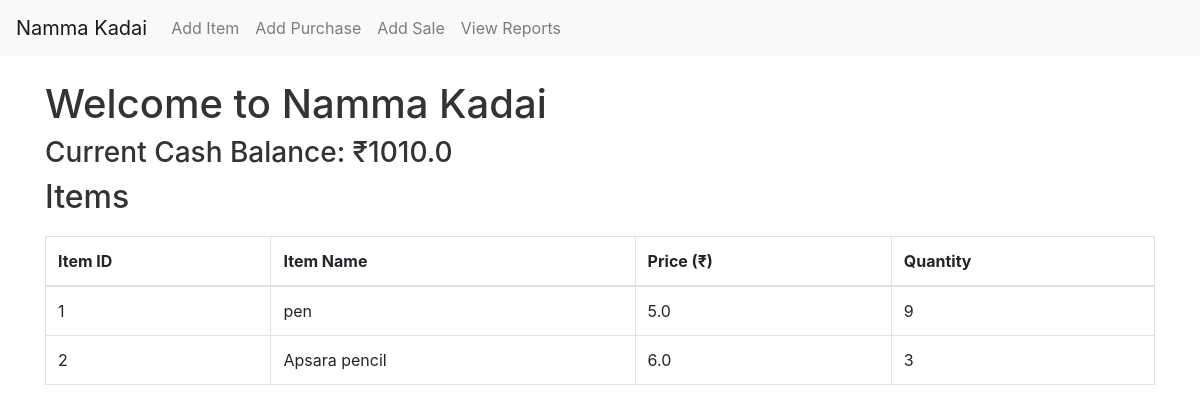
Before: / with the older database file.
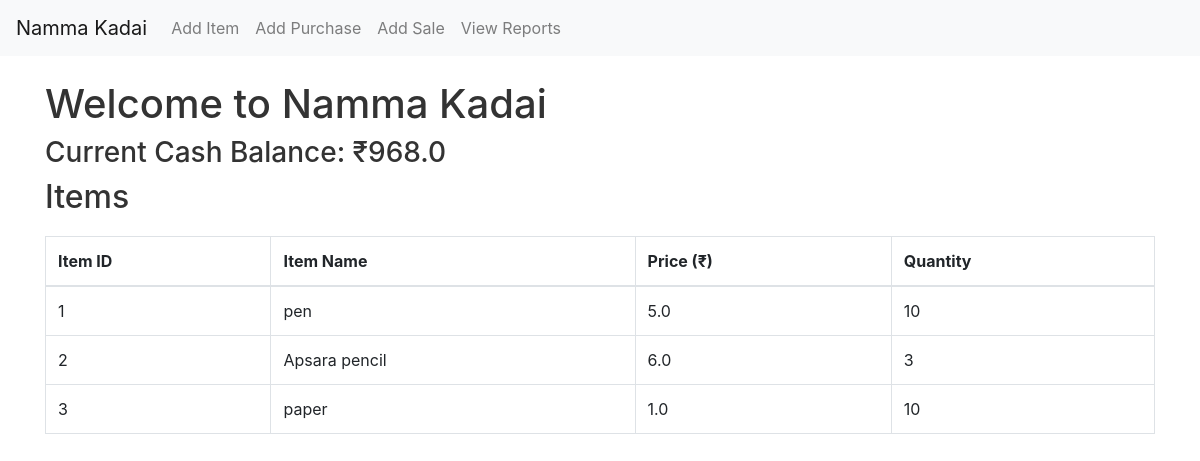
After: the same page with the newer database file.
### models.py (models this page shows)
class Company(db.Model):
    id = db.Column(db.Integer, primary_key=True)
    name = db.Column(db.String(50), unique=True, nullable=False)
    cash_balance = db.Column(db.Float, nullable=False, default=1000.0)

class Item(db.Model):
    id = db.Column(db.Integer, primary_key=True)
    name = db.Column(db.String(50), unique=True, nullable=False)
    price = db.Column(db.Float, nullable=False)
    qty = db.Column(db.Integer, nullable=False, default=0)

### app.py (the view)
@app.route('/')
def home():
    company = Company.query.first()
    items = Item.query.all()
    return render_template('home.html', cash_balance=company.cash_balance, items=items)

### templates/home.html
{% extends "base.html" %}
{% block content %}
    <h1>Welcome to Namma Kadai</h1>
    <h3>Current Cash Balance: ₹{{ cash_balance }}</h3>
    <h2>Items</h2>
    <table class="table table-bordered">
        <thead>
            <tr>
                <th>Item ID</th>
                <th>Item Name</th>
                <th>Price (₹)</th>
                <th>Quantity</th>
            </tr>
        </thead>
        <tbody>
            {% for item in items %}
            <tr>
                <td>{{ item.id }}</td>
                <td>{{ item.name }}</td>
                <td>{{ item.price }}</td>
                <td>{{ item.qty }}</td>
            </tr>
            {% endfor %}
        </tbody>
    </table>
{% endblock %}

Changed rows visible on the page:
changed Company: cash_balance "1010.0" → "968.0"
changed Item "pen": qty "9" → "10"
added Item: id "3", name "paper", price "1.0", qty "10"
